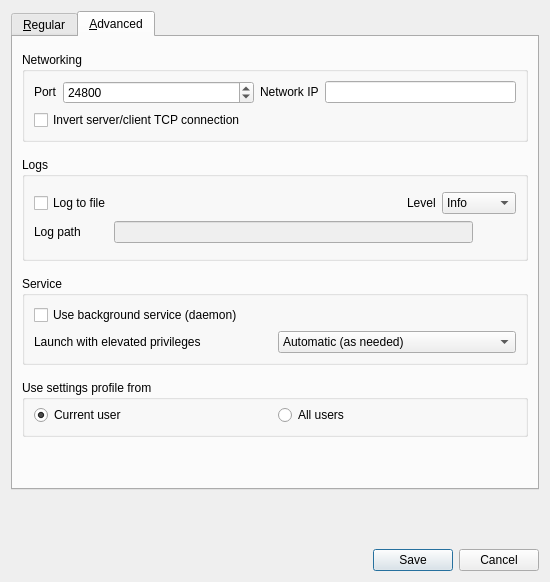
<?xml version="1.0" encoding="UTF-8"?>
<ui version="4.0">
 <class>SettingsDialogBase</class>
 <widget class="QDialog" name="SettingsDialogBase">
  <property name="geometry">
   <rect>
    <x>0</x>
    <y>0</y>
    <width>550</width>
    <height>582</height>
   </rect>
  </property>
  <property name="sizePolicy">
   <sizepolicy hsizetype="Preferred" vsizetype="Expanding">
    <horstretch>0</horstretch>
    <verstretch>0</verstretch>
   </sizepolicy>
  </property>
  <property name="windowTitle">
   <string>Preferences</string>
  </property>
  <layout class="QVBoxLayout" name="verticalLayout_9">
   <property name="spacing">
    <number>15</number>
   </property>
   <item alignment="Qt::AlignTop">
    <widget class="QTabWidget" name="m_pTabWidget">
     <property name="tabPosition">
      <enum>QTabWidget::North</enum>
     </property>
     <property name="currentIndex">
      <number>1</number>
     </property>
     <widget class="QWidget" name="m_pTabRegular">
      <attribute name="title">
       <string>&amp;Regular</string>
      </attribute>
      <layout class="QVBoxLayout" name="verticalLayout_3">
       <property name="spacing">
        <number>15</number>
       </property>
       <property name="topMargin">
        <number>15</number>
       </property>
       <item alignment="Qt::AlignTop">
        <widget class="QGroupBox" name="m_pGroupBasics">
         <property name="title">
          <string>Basics</string>
         </property>
         <layout class="QVBoxLayout" name="verticalLayout_2">
          <item>
           <layout class="QHBoxLayout" name="horizontalLayout">
            <item>
             <widget class="QLabel" name="m_pLabelComputerName">
              <property name="sizePolicy">
               <sizepolicy hsizetype="Preferred" vsizetype="Fixed">
                <horstretch>0</horstretch>
                <verstretch>0</verstretch>
               </sizepolicy>
              </property>
              <property name="minimumSize">
               <size>
                <width>75</width>
                <height>0</height>
               </size>
              </property>
              <property name="text">
               <string>Computer name</string>
              </property>
             </widget>
            </item>
            <item>
             <spacer name="horizontalSpacer">
              <property name="orientation">
               <enum>Qt::Horizontal</enum>
              </property>
              <property name="sizeType">
               <enum>QSizePolicy::Maximum</enum>
              </property>
              <property name="sizeHint" stdset="0">
               <size>
                <width>20</width>
                <height>20</height>
               </size>
              </property>
             </spacer>
            </item>
            <item>
             <widget class="QLineEdit" name="m_pLineEditScreenName">
              <property name="enabled">
               <bool>true</bool>
              </property>
              <property name="maxLength">
               <number>255</number>
              </property>
             </widget>
            </item>
           </layout>
          </item>
          <item>
           <widget class="QCheckBox" name="m_pCheckBoxPreventSleep">
            <property name="text">
             <string>Prevent this computer from going to sleep</string>
            </property>
           </widget>
          </item>
          <item>
           <widget class="QCheckBox" name="m_pCheckBoxLanguageSync">
            <property name="text">
             <string>Use server's keyboard language on this computer (client mode)</string>
            </property>
           </widget>
          </item>
          <item>
           <widget class="QCheckBox" name="m_pCheckBoxScrollDirection">
            <property name="text">
             <string>Invert scroll direction on this computer (client mode)</string>
            </property>
           </widget>
          </item>
         </layout>
        </widget>
       </item>
       <item alignment="Qt::AlignTop">
        <widget class="QGroupBox" name="m_pGroupApp">
         <property name="title">
          <string>App</string>
         </property>
         <layout class="QVBoxLayout" name="verticalLayout_5">
          <item>
           <widget class="QCheckBox" name="m_pCheckBoxCloseToTray">
            <property name="text">
             <string>Leave app running in notification area when the window is closed</string>
            </property>
           </widget>
          </item>
          <item>
           <widget class="QCheckBox" name="m_pCheckBoxAutoHide">
            <property name="text">
             <string>Hide the window when the app starts</string>
            </property>
           </widget>
          </item>
         </layout>
        </widget>
       </item>
       <item alignment="Qt::AlignTop">
        <widget class="QGroupBox" name="m_pGroupSecurity">
         <property name="title">
          <string>Security</string>
         </property>
         <layout class="QVBoxLayout" name="verticalLayout">
          <property name="spacing">
           <number>5</number>
          </property>
          <property name="topMargin">
           <number>9</number>
          </property>
          <property name="bottomMargin">
           <number>9</number>
          </property>
          <item>
           <layout class="QHBoxLayout" name="horizontalLayout_5">
            <property name="topMargin">
             <number>0</number>
            </property>
            <item>
             <widget class="QCheckBox" name="m_pCheckBoxEnableTls">
              <property name="enabled">
               <bool>true</bool>
              </property>
              <property name="text">
               <string>Enable TLS encryption</string>
              </property>
             </widget>
            </item>
            <item>
             <spacer name="horizontalSpacer_2">
              <property name="orientation">
               <enum>Qt::Horizontal</enum>
              </property>
              <property name="sizeHint" stdset="0">
               <size>
                <width>40</width>
                <height>20</height>
               </size>
              </property>
             </spacer>
            </item>
            <item>
             <widget class="QLabel" name="m_pLabelTlsKeyLength">
              <property name="sizePolicy">
               <sizepolicy hsizetype="Preferred" vsizetype="Fixed">
                <horstretch>0</horstretch>
                <verstretch>0</verstretch>
               </sizepolicy>
              </property>
              <property name="text">
               <string>Key length</string>
              </property>
             </widget>
            </item>
            <item>
             <widget class="QComboBox" name="m_pComboBoxTlsKeyLength">
              <property name="currentText">
               <string>1024</string>
              </property>
              <item>
               <property name="text">
                <string>1024</string>
               </property>
              </item>
              <item>
               <property name="text">
                <string>2048</string>
               </property>
              </item>
              <item>
               <property name="text">
                <string>4096</string>
               </property>
              </item>
             </widget>
            </item>
           </layout>
          </item>
          <item>
           <layout class="QHBoxLayout" name="horizontalLayout_6">
            <property name="topMargin">
             <number>0</number>
            </property>
            <item>
             <widget class="QLabel" name="m_pLabelTlsCert">
              <property name="sizePolicy">
               <sizepolicy hsizetype="Preferred" vsizetype="Fixed">
                <horstretch>0</horstretch>
                <verstretch>0</verstretch>
               </sizepolicy>
              </property>
              <property name="text">
               <string>Certificate</string>
              </property>
             </widget>
            </item>
            <item>
             <spacer name="horizontalSpacer_3">
              <property name="orientation">
               <enum>Qt::Horizontal</enum>
              </property>
              <property name="sizeType">
               <enum>QSizePolicy::Minimum</enum>
              </property>
              <property name="sizeHint" stdset="0">
               <size>
                <width>30</width>
                <height>20</height>
               </size>
              </property>
             </spacer>
            </item>
            <item>
             <widget class="QLineEdit" name="m_pLineEditTlsCertPath">
              <property name="minimumSize">
               <size>
                <width>0</width>
                <height>0</height>
               </size>
              </property>
             </widget>
            </item>
            <item>
             <widget class="QPushButton" name="m_pPushButtonTlsCertPath">
              <property name="cursor">
               <cursorShape>PointingHandCursor</cursorShape>
              </property>
              <property name="text">
               <string/>
              </property>
              <property name="icon">
               <iconset>
                <normaloff>:/icons/64x64/folder.png</normaloff>:/icons/64x64/folder.png</iconset>
              </property>
              <property name="iconSize">
               <size>
                <width>20</width>
                <height>13</height>
               </size>
              </property>
              <property name="flat">
               <bool>true</bool>
              </property>
             </widget>
            </item>
           </layout>
          </item>
          <item>
           <layout class="QHBoxLayout" name="horizontalLayout_7">
            <property name="topMargin">
             <number>0</number>
            </property>
            <item>
             <spacer name="horizontalSpacer_4">
              <property name="orientation">
               <enum>Qt::Horizontal</enum>
              </property>
              <property name="sizeHint" stdset="0">
               <size>
                <width>40</width>
                <height>20</height>
               </size>
              </property>
             </spacer>
            </item>
            <item>
             <widget class="QPushButton" name="m_pPushButtonTlsRegenCert">
              <property name="text">
               <string>Regenerate certificate</string>
              </property>
             </widget>
            </item>
           </layout>
          </item>
         </layout>
        </widget>
       </item>
       <item>
        <spacer name="verticalSpacer">
         <property name="orientation">
          <enum>Qt::Vertical</enum>
         </property>
         <property name="sizeHint" stdset="0">
          <size>
           <width>20</width>
           <height>40</height>
          </size>
         </property>
        </spacer>
       </item>
      </layout>
     </widget>
     <widget class="QWidget" name="m_pTabAdvanced">
      <attribute name="title">
       <string>&amp;Advanced</string>
      </attribute>
      <layout class="QVBoxLayout" name="verticalLayout_8">
       <property name="spacing">
        <number>15</number>
       </property>
       <property name="topMargin">
        <number>15</number>
       </property>
       <item alignment="Qt::AlignTop">
        <widget class="QGroupBox" name="m_pGroupNetworking">
         <property name="title">
          <string>Networking</string>
         </property>
         <layout class="QVBoxLayout" name="verticalLayout_4">
          <item>
           <layout class="QHBoxLayout" name="horizontalLayout_2">
            <property name="topMargin">
             <number>0</number>
            </property>
            <item>
             <widget class="QLabel" name="m_pLabel_20">
              <property name="sizePolicy">
               <sizepolicy hsizetype="Preferred" vsizetype="Fixed">
                <horstretch>0</horstretch>
                <verstretch>0</verstretch>
               </sizepolicy>
              </property>
              <property name="text">
               <string>Port</string>
              </property>
             </widget>
            </item>
            <item>
             <widget class="QSpinBox" name="m_pSpinBoxPort">
              <property name="enabled">
               <bool>true</bool>
              </property>
              <property name="sizePolicy">
               <sizepolicy hsizetype="MinimumExpanding" vsizetype="Fixed">
                <horstretch>0</horstretch>
                <verstretch>0</verstretch>
               </sizepolicy>
              </property>
              <property name="maximum">
               <number>65535</number>
              </property>
              <property name="value">
               <number>24800</number>
              </property>
             </widget>
            </item>
            <item>
             <widget class="QLabel" name="m_pLabel_21">
              <property name="sizePolicy">
               <sizepolicy hsizetype="Preferred" vsizetype="Fixed">
                <horstretch>0</horstretch>
                <verstretch>0</verstretch>
               </sizepolicy>
              </property>
              <property name="text">
               <string>Network IP</string>
              </property>
             </widget>
            </item>
            <item>
             <widget class="QLineEdit" name="m_pLineEditInterface">
              <property name="enabled">
               <bool>true</bool>
              </property>
             </widget>
            </item>
           </layout>
          </item>
          <item>
           <widget class="QCheckBox" name="m_pInvertConnection">
            <property name="text">
             <string>Invert server/client TCP connection</string>
            </property>
           </widget>
          </item>
         </layout>
        </widget>
       </item>
       <item alignment="Qt::AlignTop">
        <widget class="QGroupBox" name="m_pGroupLogs">
         <property name="title">
          <string>Logs</string>
         </property>
         <layout class="QGridLayout" name="gridLayout">
          <property name="topMargin">
           <number>15</number>
          </property>
          <property name="bottomMargin">
           <number>15</number>
          </property>
          <property name="verticalSpacing">
           <number>7</number>
          </property>
          <item row="0" column="1">
           <spacer name="horizontalSpacer_5">
            <property name="orientation">
             <enum>Qt::Horizontal</enum>
            </property>
            <property name="sizeHint" stdset="0">
             <size>
              <width>40</width>
              <height>20</height>
             </size>
            </property>
           </spacer>
          </item>
          <item row="0" column="0">
           <widget class="QCheckBox" name="m_pCheckBoxLogToFile">
            <property name="text">
             <string>Log to file</string>
            </property>
           </widget>
          </item>
          <item row="0" column="3">
           <widget class="QComboBox" name="m_pComboLogLevel">
            <item>
             <property name="text">
              <string>Info</string>
             </property>
            </item>
            <item>
             <property name="text">
              <string>Debug</string>
             </property>
            </item>
            <item>
             <property name="text">
              <string>Debug1</string>
             </property>
            </item>
            <item>
             <property name="text">
              <string>Debug2</string>
             </property>
            </item>
           </widget>
          </item>
          <item row="0" column="2">
           <widget class="QLabel" name="m_pLabel_3">
            <property name="sizePolicy">
             <sizepolicy hsizetype="Preferred" vsizetype="Fixed">
              <horstretch>0</horstretch>
              <verstretch>0</verstretch>
             </sizepolicy>
            </property>
            <property name="minimumSize">
             <size>
              <width>0</width>
              <height>0</height>
             </size>
            </property>
            <property name="text">
             <string>Level</string>
            </property>
           </widget>
          </item>
          <item row="1" column="0" colspan="4">
           <layout class="QHBoxLayout" name="horizontalLayout_4">
            <property name="spacing">
             <number>3</number>
            </property>
            <property name="topMargin">
             <number>0</number>
            </property>
            <item>
             <widget class="QLabel" name="m_pLabelLogPath">
              <property name="sizePolicy">
               <sizepolicy hsizetype="Preferred" vsizetype="Fixed">
                <horstretch>0</horstretch>
                <verstretch>0</verstretch>
               </sizepolicy>
              </property>
              <property name="text">
               <string>Log path</string>
              </property>
             </widget>
            </item>
            <item>
             <spacer name="horizontalSpacer_7">
              <property name="orientation">
               <enum>Qt::Horizontal</enum>
              </property>
              <property name="sizeType">
               <enum>QSizePolicy::Minimum</enum>
              </property>
              <property name="sizeHint" stdset="0">
               <size>
                <width>30</width>
                <height>20</height>
               </size>
              </property>
             </spacer>
            </item>
            <item>
             <widget class="QLineEdit" name="m_pLineEditLogFilename">
              <property name="enabled">
               <bool>false</bool>
              </property>
              <property name="sizePolicy">
               <sizepolicy hsizetype="Expanding" vsizetype="Fixed">
                <horstretch>0</horstretch>
                <verstretch>0</verstretch>
               </sizepolicy>
              </property>
             </widget>
            </item>
            <item>
             <widget class="QPushButton" name="m_pButtonBrowseLog">
              <property name="enabled">
               <bool>false</bool>
              </property>
              <property name="cursor">
               <cursorShape>PointingHandCursor</cursorShape>
              </property>
              <property name="text">
               <string/>
              </property>
              <property name="icon">
               <iconset>
                <normaloff>:/icons/64x64/folder.png</normaloff>:/icons/64x64/folder.png</iconset>
              </property>
              <property name="iconSize">
               <size>
                <width>20</width>
                <height>13</height>
               </size>
              </property>
              <property name="flat">
               <bool>true</bool>
              </property>
             </widget>
            </item>
           </layout>
          </item>
         </layout>
        </widget>
       </item>
       <item alignment="Qt::AlignTop">
        <widget class="QGroupBox" name="m_pGroupService">
         <property name="sizePolicy">
          <sizepolicy hsizetype="Preferred" vsizetype="Expanding">
           <horstretch>0</horstretch>
           <verstretch>0</verstretch>
          </sizepolicy>
         </property>
         <property name="title">
          <string>Service</string>
         </property>
         <layout class="QGridLayout" name="gridLayout_3">
          <item row="1" column="0">
           <layout class="QHBoxLayout" name="horizontalLayout_9">
            <item>
             <widget class="QLabel" name="m_pLabelElevate">
              <property name="sizePolicy">
               <sizepolicy hsizetype="Preferred" vsizetype="Fixed">
                <horstretch>0</horstretch>
                <verstretch>0</verstretch>
               </sizepolicy>
              </property>
              <property name="text">
               <string>Launch with elevated privileges</string>
              </property>
             </widget>
            </item>
            <item>
             <widget class="QComboBox" name="m_pComboElevate">
              <property name="sizePolicy">
               <sizepolicy hsizetype="Preferred" vsizetype="Fixed">
                <horstretch>0</horstretch>
                <verstretch>0</verstretch>
               </sizepolicy>
              </property>
              <property name="minimumSize">
               <size>
                <width>0</width>
                <height>0</height>
               </size>
              </property>
              <property name="whatsThis">
               <string>
                &lt;p&gt;Specify when the Windows background service should run at an elevated privilege level.&lt;/p&gt;
                &lt;ul&gt;
                  &lt;li&gt;Automatic: Elevate when the window session changes to secure mode&lt;/li&gt;
                  &lt;li&gt;Always elevate: Always run in elevated mode (could be unsafe)&lt;/li&gt;
                  &lt;li&gt;Never elevate: Turn off compatability with login screen and UAC&lt;/li&gt;
                &lt;/ul&gt;
                </string>
              </property>
              <property name="currentIndex">
               <number>0</number>
              </property>
              <item>
               <property name="text">
                <string>Automatic (as needed)</string>
               </property>
              </item>
              <item>
               <property name="text">
                <string>Always elevate</string>
               </property>
              </item>
              <item>
               <property name="text">
                <string>Never elevate</string>
               </property>
              </item>
             </widget>
            </item>
           </layout>
          </item>
          <item row="0" column="0">
           <widget class="QCheckBox" name="m_pCheckBoxServiceEnabled">
            <property name="text">
             <string>Use background service (daemon)</string>
            </property>
            <property name="whatsThis">
             <string>
              &lt;p&gt;The background service is only needed on Windows.&lt;/p&gt;
              &lt;p&gt;The Windows background service is used to:&lt;/p&gt;
              &lt;ul&gt;
              &lt;li&gt;Start the server or client automatically when the computer starts.&lt;/li&gt;
              &lt;li&gt;Run the server or client in an elevated mode (e.g. on login screen, UAC dialogs, etc).&lt;/li&gt;
              &lt;/ul&gt;
              </string>
            </property>
           </widget>
          </item>
         </layout>
        </widget>
       </item>
       <item alignment="Qt::AlignTop">
        <widget class="QGroupBox" name="m_pGroupScope">
         <property name="title">
          <string>Use settings profile from</string>
         </property>
         <layout class="QGridLayout" name="gridLayout_2">
          <property name="topMargin">
           <number>5</number>
          </property>
          <item row="0" column="1">
           <widget class="QRadioButton" name="m_pRadioSystemScope">
            <property name="text">
             <string>All users</string>
            </property>
            <property name="checked">
             <bool>false</bool>
            </property>
           </widget>
          </item>
          <item row="0" column="0">
           <widget class="QRadioButton" name="m_pRadioUserScope">
            <property name="text">
             <string>Current user</string>
            </property>
            <property name="checked">
             <bool>true</bool>
            </property>
           </widget>
          </item>
         </layout>
        </widget>
       </item>
       <item>
        <spacer name="verticalSpacer_3">
         <property name="orientation">
          <enum>Qt::Vertical</enum>
         </property>
         <property name="sizeHint" stdset="0">
          <size>
           <width>20</width>
           <height>40</height>
          </size>
         </property>
        </spacer>
       </item>
      </layout>
     </widget>
    </widget>
   </item>
   <item>
    <spacer name="verticalSpacer_2">
     <property name="orientation">
      <enum>Qt::Vertical</enum>
     </property>
     <property name="sizeHint" stdset="0">
      <size>
       <width>20</width>
       <height>40</height>
      </size>
     </property>
    </spacer>
   </item>
   <item>
    <widget class="QDialogButtonBox" name="m_pButtonBox">
     <property name="orientation">
      <enum>Qt::Horizontal</enum>
     </property>
     <property name="standardButtons">
      <set>QDialogButtonBox::Cancel|QDialogButtonBox::Save</set>
     </property>
    </widget>
   </item>
  </layout>
 </widget>
 <tabstops>
  <tabstop>m_pLineEditScreenName</tabstop>
  <tabstop>m_pSpinBoxPort</tabstop>
  <tabstop>m_pLineEditInterface</tabstop>
  <tabstop>m_pCheckBoxEnableTls</tabstop>
  <tabstop>m_pComboBoxTlsKeyLength</tabstop>
  <tabstop>m_pLineEditTlsCertPath</tabstop>
  <tabstop>m_pPushButtonTlsCertPath</tabstop>
  <tabstop>m_pPushButtonTlsRegenCert</tabstop>
  <tabstop>m_pCheckBoxLogToFile</tabstop>
  <tabstop>m_pComboLogLevel</tabstop>
  <tabstop>m_pLineEditLogFilename</tabstop>
  <tabstop>m_pButtonBrowseLog</tabstop>
  <tabstop>m_pRadioUserScope</tabstop>
  <tabstop>m_pRadioSystemScope</tabstop>
  <tabstop>m_pComboElevate</tabstop>
 </tabstops>
 <connections>
  <connection>
   <sender>m_pButtonBox</sender>
   <signal>accepted()</signal>
   <receiver>SettingsDialogBase</receiver>
   <slot>accept()</slot>
   <hints>
    <hint type="sourcelabel">
     <x>266</x>
     <y>340</y>
    </hint>
    <hint type="destinationlabel">
     <x>157</x>
     <y>274</y>
    </hint>
   </hints>
  </connection>
  <connection>
   <sender>m_pButtonBox</sender>
   <signal>rejected()</signal>
   <receiver>SettingsDialogBase</receiver>
   <slot>reject()</slot>
   <hints>
    <hint type="sourcelabel">
     <x>334</x>
     <y>340</y>
    </hint>
    <hint type="destinationlabel">
     <x>286</x>
     <y>274</y>
    </hint>
   </hints>
  </connection>
 </connections>
</ui>
